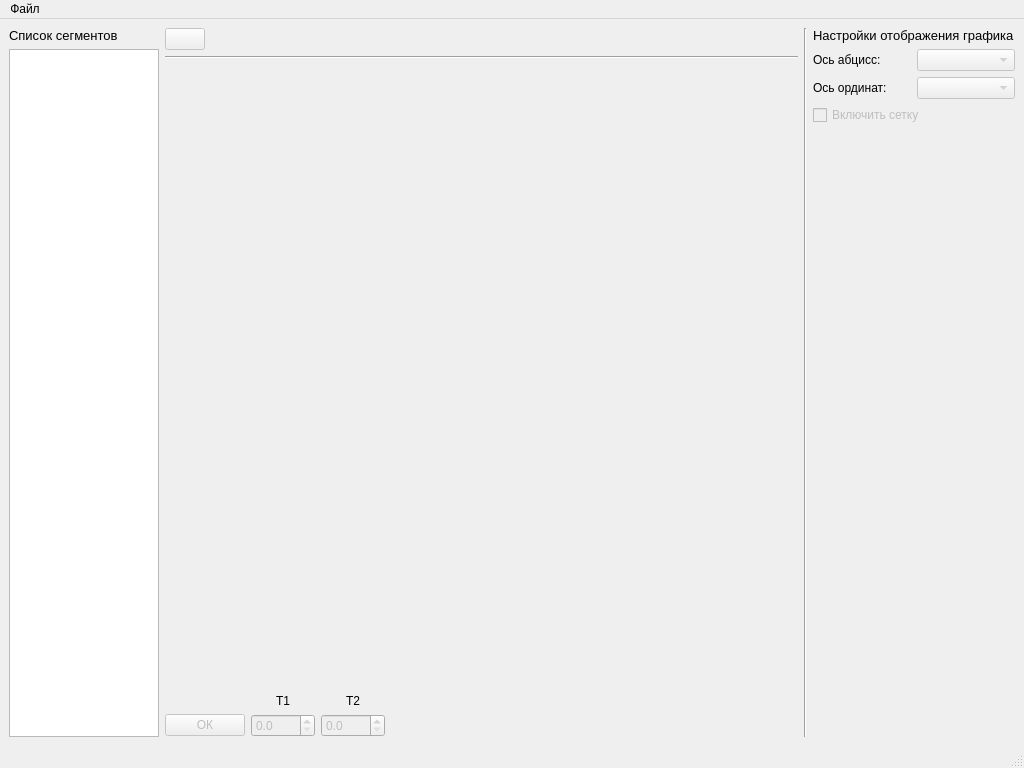
<?xml version="1.0" encoding="UTF-8"?>
<ui version="4.0">
 <class>MainWindow</class>
 <widget class="QMainWindow" name="MainWindow">
  <property name="geometry">
   <rect>
    <x>0</x>
    <y>0</y>
    <width>1024</width>
    <height>768</height>
   </rect>
  </property>
  <property name="windowTitle">
   <string>MainWindow</string>
  </property>
  <widget class="QWidget" name="centralwidget">
   <layout class="QGridLayout" name="gridLayout_2" columnstretch="0,1,0,0">
    <item row="0" column="1">
     <layout class="QGridLayout" name="rightpanel" rowstretch="0,0,0,1">
      <item row="2" column="0">
       <layout class="QGridLayout" name="toolLayout">
        <property name="sizeConstraint">
         <enum>QLayout::SetMinimumSize</enum>
        </property>
        <item row="0" column="1">
         <widget class="QLabel" name="label_T1">
          <property name="sizePolicy">
           <sizepolicy hsizetype="Preferred" vsizetype="Preferred">
            <horstretch>0</horstretch>
            <verstretch>0</verstretch>
           </sizepolicy>
          </property>
          <property name="text">
           <string>T1</string>
          </property>
          <property name="alignment">
           <set>Qt::AlignBottom|Qt::AlignHCenter</set>
          </property>
         </widget>
        </item>
        <item row="1" column="2">
         <widget class="QDoubleSpinBox" name="spinbox_T2">
          <property name="enabled">
           <bool>false</bool>
          </property>
          <property name="decimals">
           <number>1</number>
          </property>
          <property name="maximum">
           <double>2000.000000000000000</double>
          </property>
         </widget>
        </item>
        <item row="0" column="2">
         <widget class="QLabel" name="label_T2">
          <property name="text">
           <string>T2</string>
          </property>
          <property name="alignment">
           <set>Qt::AlignBottom|Qt::AlignHCenter</set>
          </property>
         </widget>
        </item>
        <item row="1" column="1">
         <widget class="QDoubleSpinBox" name="spinbox_T1">
          <property name="enabled">
           <bool>false</bool>
          </property>
          <property name="decimals">
           <number>1</number>
          </property>
          <property name="maximum">
           <double>2000.000000000000000</double>
          </property>
         </widget>
        </item>
        <item row="1" column="3">
         <spacer name="horizontalSpacer_2">
          <property name="orientation">
           <enum>Qt::Horizontal</enum>
          </property>
          <property name="sizeHint" stdset="0">
           <size>
            <width>40</width>
            <height>20</height>
           </size>
          </property>
         </spacer>
        </item>
        <item row="1" column="0">
         <widget class="QPushButton" name="btn_ok">
          <property name="enabled">
           <bool>false</bool>
          </property>
          <property name="text">
           <string>ОК</string>
          </property>
         </widget>
        </item>
       </layout>
      </item>
      <item row="3" column="0">
       <layout class="QVBoxLayout" name="plotLayout"/>
      </item>
      <item row="0" column="0">
       <layout class="QHBoxLayout" name="toolbar" stretch="0,0">
        <property name="spacing">
         <number>6</number>
        </property>
        <property name="sizeConstraint">
         <enum>QLayout::SetMinimumSize</enum>
        </property>
        <property name="bottomMargin">
         <number>0</number>
        </property>
        <item>
         <widget class="QPushButton" name="btn_peaktool">
          <property name="enabled">
           <bool>false</bool>
          </property>
          <property name="text">
           <string/>
          </property>
          <property name="icon">
           <iconset>
            <normaloff>peak.png</normaloff>peak.png</iconset>
          </property>
          <property name="iconSize">
           <size>
            <width>32</width>
            <height>32</height>
           </size>
          </property>
         </widget>
        </item>
        <item>
         <spacer name="horizontalSpacer">
          <property name="orientation">
           <enum>Qt::Horizontal</enum>
          </property>
          <property name="sizeHint" stdset="0">
           <size>
            <width>40</width>
            <height>20</height>
           </size>
          </property>
         </spacer>
        </item>
       </layout>
      </item>
      <item row="1" column="0">
       <widget class="Line" name="line">
        <property name="orientation">
         <enum>Qt::Horizontal</enum>
        </property>
       </widget>
      </item>
     </layout>
    </item>
    <item row="0" column="0">
     <layout class="QVBoxLayout" name="leftpanel" stretch="0,1">
      <item>
       <widget class="QLabel" name="label">
        <property name="font">
         <font>
          <pointsize>10</pointsize>
         </font>
        </property>
        <property name="text">
         <string>Список сегментов</string>
        </property>
       </widget>
      </item>
      <item>
       <widget class="QListWidget" name="listWidget">
        <property name="sizePolicy">
         <sizepolicy hsizetype="Minimum" vsizetype="Expanding">
          <horstretch>0</horstretch>
          <verstretch>0</verstretch>
         </sizepolicy>
        </property>
        <property name="maximumSize">
         <size>
          <width>150</width>
          <height>16777215</height>
         </size>
        </property>
       </widget>
      </item>
     </layout>
    </item>
    <item row="0" column="3">
     <layout class="QGridLayout" name="gridLayout">
      <item row="1" column="0">
       <widget class="QLabel" name="label_xaxis">
        <property name="text">
         <string>Ось абцисс:</string>
        </property>
       </widget>
      </item>
      <item row="0" column="0" colspan="2">
       <widget class="QLabel" name="label_4">
        <property name="font">
         <font>
          <pointsize>10</pointsize>
         </font>
        </property>
        <property name="text">
         <string>Настройки отображения графика</string>
        </property>
       </widget>
      </item>
      <item row="1" column="1">
       <widget class="QComboBox" name="combobox_xaxis">
        <property name="enabled">
         <bool>false</bool>
        </property>
       </widget>
      </item>
      <item row="4" column="1">
       <spacer name="verticalSpacer">
        <property name="orientation">
         <enum>Qt::Vertical</enum>
        </property>
        <property name="sizeHint" stdset="0">
         <size>
          <width>20</width>
          <height>40</height>
         </size>
        </property>
       </spacer>
      </item>
      <item row="2" column="0">
       <widget class="QLabel" name="label_yaxis">
        <property name="text">
         <string>Ось ординат:</string>
        </property>
       </widget>
      </item>
      <item row="2" column="1">
       <widget class="QComboBox" name="combobox_yaxis">
        <property name="enabled">
         <bool>false</bool>
        </property>
       </widget>
      </item>
      <item row="3" column="0" colspan="2">
       <widget class="QCheckBox" name="checkbox_grid">
        <property name="enabled">
         <bool>false</bool>
        </property>
        <property name="text">
         <string>Включить сетку</string>
        </property>
       </widget>
      </item>
     </layout>
    </item>
    <item row="0" column="2">
     <widget class="Line" name="line_2">
      <property name="orientation">
       <enum>Qt::Vertical</enum>
      </property>
     </widget>
    </item>
   </layout>
  </widget>
  <widget class="QMenuBar" name="menubar">
   <property name="geometry">
    <rect>
     <x>0</x>
     <y>0</y>
     <width>1024</width>
     <height>21</height>
    </rect>
   </property>
   <widget class="QMenu" name="menu">
    <property name="title">
     <string>Файл</string>
    </property>
    <addaction name="action_open"/>
    <addaction name="action_close"/>
   </widget>
   <addaction name="menu"/>
  </widget>
  <widget class="QStatusBar" name="statusbar"/>
  <action name="action_open">
   <property name="text">
    <string>Открыть</string>
   </property>
  </action>
  <action name="action_close">
   <property name="enabled">
    <bool>false</bool>
   </property>
   <property name="text">
    <string>Закрыть</string>
   </property>
  </action>
 </widget>
 <resources/>
 <connections/>
</ui>
